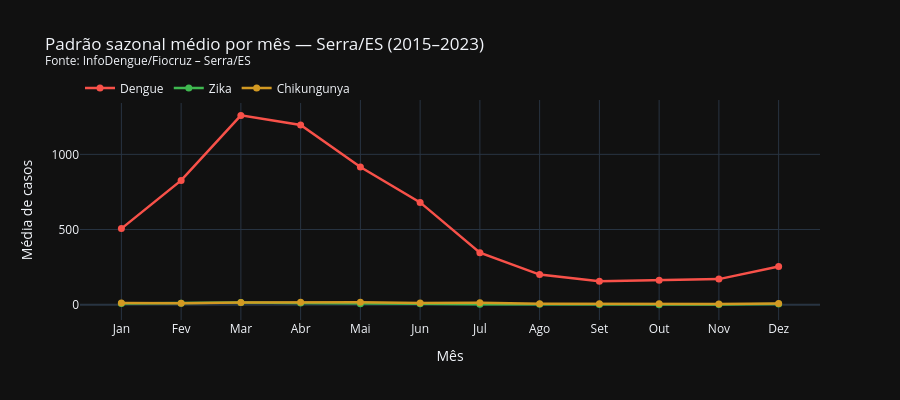

The notebook cell this image was saved under:
### Markdown cell above
---
## Seção 5 · Sazonalidade comparativa (padrão mensal médio)

### Code cell
fig_sazon = go.Figure()
for d in DOENCAS:
    media_mes = casos.groupby('mes')[d].mean().values
    fig_sazon.add_trace(go.Scatter(
        x=NOMES_MES,
        y=media_mes,
        name=d.capitalize(),
        line=dict(color=CORES[d], width=2.5),
        mode='lines+markers',
        marker=dict(size=7),
    ))

fig_sazon.update_layout(
    title=f'Padrão sazonal médio por mês — Serra/ES (2015–2023)<br><sup>Fonte: {FONTE}</sup>',
    xaxis_title='Mês',
    yaxis_title='Média de casos',
    template='plotly_dark',
    legend=dict(orientation='h', y=1.12),
    height=400,
)
fig_sazon.show()

### Figure 1 — Plotly figure (JSON) as saved in the notebook; plotly's stock layout.template omitted (floating-point values rounded to 4 significant figures)
{"data": [{"line": {"color": "#f85149", "width": 2.5}, "marker": {"size": 7}, "mode": "lines+markers", "name": "Dengue", "type": "scatter", "x": ["Jan", "Fev", "Mar", "Abr", "Mai", "Jun", "Jul", "Ago", "Set", "Out", "Nov", "Dez"], "y": [506.2, 827.0, 1259.0, 1195.0, 916.1, 680.4, 345.8, 200.4, 155.4, 163.3, 170.1, 254.6]}, {"line": {"color": "#3fb950", "width": 2.5}, "marker": {"size": 7}, "mode": "lines+markers", "name": "Zika", "type": "scatter", "x": ["Jan", "Fev", "Mar", "Abr", "Mai", "Jun", "Jul", "Ago", "Set", "Out", "Nov", "Dez"], "y": [7.222, 9.444, 13.78, 11.0, 6.556, 6.667, 3.333, 2.556, 1.0, 0.4444, 1.111, 4.444]}, {"line": {"color": "#d29922", "width": 2.5}, "marker": {"size": 7}, "mode": "lines+markers", "name": "Chikungunya", "type": "scatter", "x": ["Jan", "Fev", "Mar", "Abr", "Mai", "Jun", "Jul", "Ago", "Set", "Out", "Nov", "Dez"], "y": [10.56, 9.222, 14.0, 15.44, 16.11, 11.56, 12.33, 7.0, 5.889, 6.222, 4.889, 8.111]}], "layout": {"height": 400, "legend": {"orientation": "h", "y": 1.12}, "title": {"text": "Padrão sazonal médio por mês — Serra/ES (2015–2023)<br><sup>Fonte: InfoDengue/Fiocruz – Serra/ES</sup>"}, "xaxis": {"title": {"text": "Mês"}}, "yaxis": {"title": {"text": "Média de casos"}}}}
